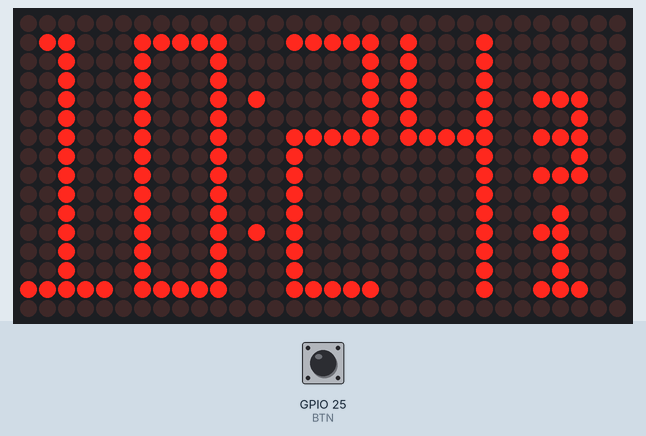
This sketch was run on a simulated ESP32. On the bench: 32×16 LED matrix. The test bench sets the inputs (shaded band); at power-on: GPIO 25 (BTN) LOW. WiFi joins after 1.5 s; servers stay silent unless stated; network time is answered at once with the bench clock; the local clock reads 2024-03-15 10:24:30 at power-on unless the sketch sets it; what the sketch prints to the serial monitor is not drawn.

Above: at 1.6 s.
At 2.7 s:
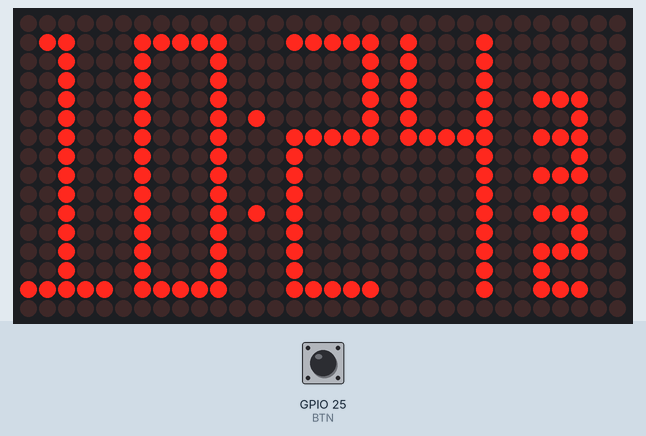
2.8 s: GPIO 25 (BTN) pulled HIGH for 1.2 s
At 4.3 s:
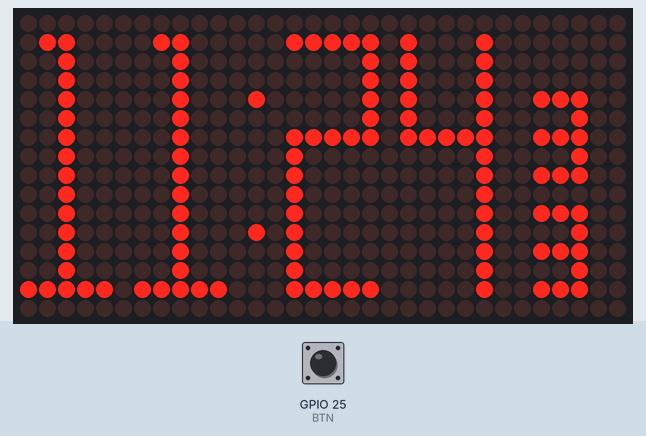
At 5.3 s:
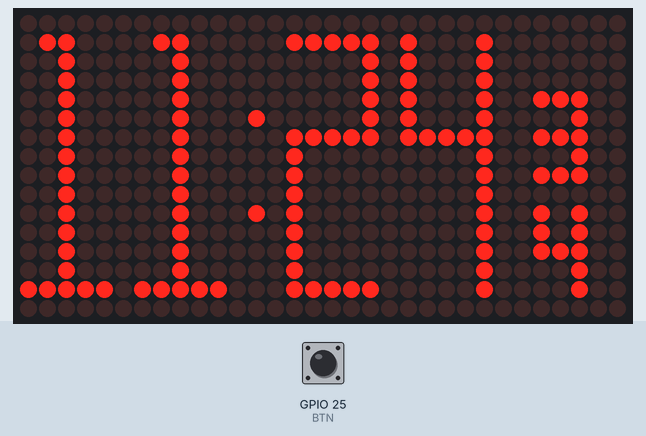
Timing chart, 0 to 6.8 s (numbered marks = the images above; inputs shaded):
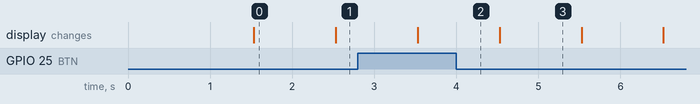

Measured:
- after the input at 2.8 s, the display: changes after 0.73 s (image 2)
- what the display in image 0 shows lasts 1.0 s, from 1.5 s to 2.5 s

The sketch:

RelojWiFi2x4.ino
```cpp
#include "WiFi.h"
#include <NTPClient.h>
#include <WiFiUdp.h>
#include <SPI.h>
#include <Adafruit_GFX.h>
#include <Max72xxPanel.h>

#define NMATRIZH   4
#define NMATRIZV   2
#define CLK       18 // or SCK
#define DIN       23 // or MOSI
#define CS        5  // or SS
#define BTN       25

Max72xxPanel MD = Max72xxPanel(CS, NMATRIZH, NMATRIZV);
WiFiUDP ntpUDP;
NTPClient tiempo(ntpUDP);

char* ssid = "Red";
char* psswd = "internet10";
int zona = -21600;
bool hv=false;

byte h;
byte m;
byte s;
byte u;
byte d;

boolean formato12=true;

byte d0[5][14] = {{1, 1, 1, 1, 1, 1, 1, 1, 1, 1, 1, 1, 1, 1}, {1, 0, 0, 0, 0, 0, 0, 0, 0, 0, 0, 0, 0, 1}, {1, 0, 0, 0, 0, 0, 0, 0, 0, 0, 0, 0, 0, 1}, {1, 0, 0, 0, 0, 0, 0, 0, 0, 0, 0, 0, 0, 1}, {1, 1, 1, 1, 1, 1, 1, 1, 1, 1, 1, 1, 1, 1}};
byte d1[5][14] = {{0, 0, 0, 0, 0, 0, 0, 0, 0, 0, 0, 0, 0, 1}, {1, 0, 0, 0, 0, 0, 0, 0, 0, 0, 0, 0, 0, 1}, {1, 1, 1, 1, 1, 1, 1, 1, 1, 1, 1, 1, 1, 1}, {0, 0, 0, 0, 0, 0, 0, 0, 0, 0, 0, 0, 0, 1}, {0, 0, 0, 0, 0, 0, 0, 0, 0, 0, 0, 0, 0, 1}};
byte d2[5][14] = {{1, 0, 0, 0, 0, 1, 1, 1, 1, 1, 1, 1, 1, 1}, {1, 0, 0, 0, 0, 1, 0, 0, 0, 0, 0, 0, 0, 1}, {1, 0, 0, 0, 0, 1, 0, 0, 0, 0, 0, 0, 0, 1}, {1, 0, 0, 0, 0, 1, 0, 0, 0, 0, 0, 0, 0, 1}, {1, 1, 1, 1, 1, 1, 0, 0, 0, 0, 0, 0, 0, 1}};
byte d3[5][14] = {{1, 0, 0, 0, 0, 1, 0, 0, 0, 0, 0, 0, 0, 1}, {1, 0, 0, 0, 0, 1, 0, 0, 0, 0, 0, 0, 0, 1}, {1, 0, 0, 0, 0, 1, 0, 0, 0, 0, 0, 0, 0, 1}, {1, 0, 0, 0, 0, 1, 0, 0, 0, 0, 0, 0, 0, 1}, {1, 1, 1, 1, 1, 1, 1, 1, 1, 1, 1, 1, 1, 1}};
byte d4[5][14] = {{1, 1, 1, 1, 1, 1, 0, 0, 0, 0, 0, 0, 0, 0}, {0, 0, 0, 0, 0, 1, 0, 0, 0, 0, 0, 0, 0, 0}, {0, 0, 0, 0, 0, 1, 0, 0, 0, 0, 0, 0, 0, 0}, {0, 0, 0, 0, 0, 1, 0, 0, 0, 0, 0, 0, 0, 0}, {1, 1, 1, 1, 1, 1, 1, 1, 1, 1, 1, 1, 1, 1}};
byte d5[5][14] = {{1, 1, 1, 1, 1, 1, 0, 0, 0, 0, 0, 0, 0, 1}, {1, 0, 0, 0, 0, 1, 0, 0, 0, 0, 0, 0, 0, 1}, {1, 0, 0, 0, 0, 1, 0, 0, 0, 0, 0, 0, 0, 1}, {1, 0, 0, 0, 0, 1, 0, 0, 0, 0, 0, 0, 0, 1}, {1, 0, 0, 0, 0, 1, 1, 1, 1, 1, 1, 1, 1, 1}};
byte d6[5][14] = {{1, 1, 1, 1, 1, 1, 1, 1, 1, 1, 1, 1, 1, 1}, {1, 0, 0, 0, 0, 1, 0, 0, 0, 0, 0, 0, 0, 1}, {1, 0, 0, 0, 0, 1, 0, 0, 0, 0, 0, 0, 0, 1}, {1, 0, 0, 0, 0, 1, 0, 0, 0, 0, 0, 0, 0, 1}, {1, 0, 0, 0, 0, 1, 1, 1, 1, 1, 1, 1, 1, 1}};
byte d7[5][14] = {{1, 0, 0, 0, 0, 0, 0, 0, 0, 0, 0, 0, 0, 0}, {1, 0, 0, 0, 0, 0, 0, 0, 0, 0, 0, 0, 0, 0}, {1, 0, 0, 0, 0, 0, 0, 0, 0, 0, 0, 0, 0, 0}, {1, 0, 0, 0, 0, 0, 0, 0, 0, 0, 0, 0, 0, 0}, {1, 1, 1, 1, 1, 1, 1, 1, 1, 1, 1, 1, 1, 1}};
byte d8[5][14] = {{1, 1, 1, 1, 1, 1, 1, 1, 1, 1, 1, 1, 1, 1}, {1, 0, 0, 0, 0, 1, 0, 0, 0, 0, 0, 0, 0, 1}, {1, 0, 0, 0, 0, 1, 0, 0, 0, 0, 0, 0, 0, 1}, {1, 0, 0, 0, 0, 1, 0, 0, 0, 0, 0, 0, 0, 1}, {1, 1, 1, 1, 1, 1, 1, 1, 1, 1, 1, 1, 1, 1}};
byte d9[5][14] = {{1, 1, 1, 1, 1, 1, 0, 0, 0, 0, 0, 0, 0, 1}, {1, 0, 0, 0, 0, 1, 0, 0, 0, 0, 0, 0, 0, 1}, {1, 0, 0, 0, 0, 1, 0, 0, 0, 0, 0, 0, 0, 1}, {1, 0, 0, 0, 0, 1, 0, 0, 0, 0, 0, 0, 0, 1}, {1, 1, 1, 1, 1, 1, 1, 1, 1, 1, 1, 1, 1, 1}};

byte p1[3][8]={{0,0,0,0,0,0,0,0},{0,1,0,0,0,0,1,0},{0,0,0,0,0,0,0,0}};
byte p2[3][8]={{0,0,0,0,0,0,0,0},{0,0,1,0,0,1,0,0},{0,0,0,0,0,0,0,0}};

byte s0[3][5]={{1,1,1,1,1},{1,0,0,0,1},{1,1,1,1,1}};
byte s1[3][5]={{0,1,0,0,1},{1,1,1,1,1},{0,0,0,0,1}};
byte s2[3][5]={{1,0,1,1,1},{1,0,1,0,1},{1,1,1,0,1}};
byte s3[3][5]={{1,0,1,0,1},{1,0,1,0,1},{1,1,1,1,1}};
byte s4[3][5]={{1,1,1,0,0},{0,0,1,0,0},{1,1,1,1,1}};
byte s5[3][5]={{1,1,1,0,1},{1,0,1,0,1},{1,0,1,1,1}};
byte s6[3][5]={{1,1,1,1,1},{1,0,1,0,1},{1,0,1,1,1}};
byte s7[3][5]={{1,0,0,0,0},{1,0,0,0,0},{1,1,1,1,1}};
byte s8[3][5]={{1,1,1,1,1},{1,0,1,0,1},{1,1,1,1,1}};
byte s9[3][5]={{1,1,1,0,1},{1,0,1,0,1},{1,1,1,1,1}};

void setup() {
  Serial.begin(115200);
  pinMode(BTN, INPUT);
  MD.setIntensity(0); //brillo [0-15]

  MD.setPosition(0,0,0);
  MD.setPosition(1,1,0);
  MD.setPosition(2,2,0);
  MD.setPosition(3,3,0);
  MD.setPosition(4,3,1);
  MD.setPosition(5,2,1);
  MD.setPosition(6,1,1);
  MD.setPosition(7,0,1);
  MD.setRotation(0, 1);
  MD.setRotation(1, 1);
  MD.setRotation(2, 1);
  MD.setRotation(3, 1);
  MD.setRotation(4, 3);
  MD.setRotation(5, 3);
  MD.setRotation(6, 3);
  MD.setRotation(7, 3);


  Serial.println("Iniciando conexion...");
  iniciarConexion(ssid, psswd);

  tiempo.begin();
  tiempo.setTimeOffset(zona);
}

void loop() {
  obtenerFecha();

  separarNumero(s);
  elegirSeg(27, 4, d);
  elegirSeg(27, 10, u);

  if(u%2==0){
      MD.drawPixel(12, 5, 1);
      MD.drawPixel(12, 10, 1);
      MD.drawPixel(12, 4, 0);
      MD.drawPixel(12, 11, 0);
  }else{
      MD.drawPixel(12, 5, 0);
      MD.drawPixel(12, 10, 0);
      MD.drawPixel(12, 4, 1);
      MD.drawPixel(12, 11, 1);
  }

  separarNumero(m);
  elegirNumero(14, d);
  elegirNumero(20, u);

  if(digitalRead(BTN)){
    hv=true;
  }

  if(hv){
    h++;
  }


  if(formato12 && h>12){
    h-=12;
  }

  separarNumero(h);
  elegirNumero(0, d);
  elegirNumero(6, u);

  MD.write();
  delay(998);
  //Serial.println(millis());
}

//****** FUNCIONES ******//

void iniciarConexion(char* red, char* pass){
  WiFi.begin(red, pass);
  while (WiFi.status() != WL_CONNECTED) {
    Serial.print("*");
    delay(500);
  }
  Serial.println();
}

void obtenerFecha(){
  while (!tiempo.update()) {
    tiempo.forceUpdate();
  }
  String formatoFecha = tiempo.getFormattedDate();
  int y = formatoFecha.indexOf("T");
  int x = formatoFecha.lastIndexOf(":");
  String hora = formatoFecha.substring(y+1, x);
  h = formatoFecha.substring(y+1, y+3).toInt();
  m = formatoFecha.substring(y+4, x).toInt();
  s = formatoFecha.substring(x+1, formatoFecha.length()-1).toInt();
}

void separarNumero(int a){
  u=a%10;
  if(a<10){
    d=0;
  }else{
    d=a/10;
  }
}

void verDigitoXY3x5(int x, int y, byte m[3][5]){
  for(int i=0; i<5; i++){
    for(int j=0; j<3; j++){
      MD.drawPixel(j+x, i+y, m[j][i]);
      //MD.write();
    }
  }
}

void verDigitoXY5x14(int x, byte m[5][14]){
  for(int i=0; i<14; i++){
    for(int j=0; j<5; j++){
      MD.drawPixel(j+x, i+1, m[j][i]);
      //MD.write();
    }
  }
}


void elegirNumero(int x, int n){
  switch(n){
    case 0:
      verDigitoXY5x14(x, d0);
      break;
    case 1:
      verDigitoXY5x14(x, d1);
      break;
    case 2:
      verDigitoXY5x14(x, d2);
      break;
    case 3:
      verDigitoXY5x14(x, d3);
      break;
    case 4:
      verDigitoXY5x14(x, d4);
      break;
    case 5:
      verDigitoXY5x14(x, d5);
      break;
    case 6:
      verDigitoXY5x14(x, d6);
      break;
    case 7:
      verDigitoXY5x14(x, d7);
      break;
    case 8:
      verDigitoXY5x14(x, d8);
      break;
    case 9:
      verDigitoXY5x14(x, d9);
      break;
  }
}

void elegirSeg(int x, int y, int n){
  switch(n){
    case 0:
      verDigitoXY3x5(x, y, s0);
      break;
    case 1:
      verDigitoXY3x5(x, y, s1);
      break;
    case 2:
      verDigitoXY3x5(x, y, s2);
      break;
    case 3:
      verDigitoXY3x5(x, y, s3);
      break;
    case 4:
      verDigitoXY3x5(x, y, s4);
      break;
    case 5:
      verDigitoXY3x5(x, y, s5);
      break;
    case 6:
      verDigitoXY3x5(x, y, s6);
      break;
    case 7:
      verDigitoXY3x5(x, y, s7);
      break;
    case 8:
      verDigitoXY3x5(x, y, s8);
      break;
    case 9:
      verDigitoXY3x5(x, y, s9);
      break;
  }
}
```
